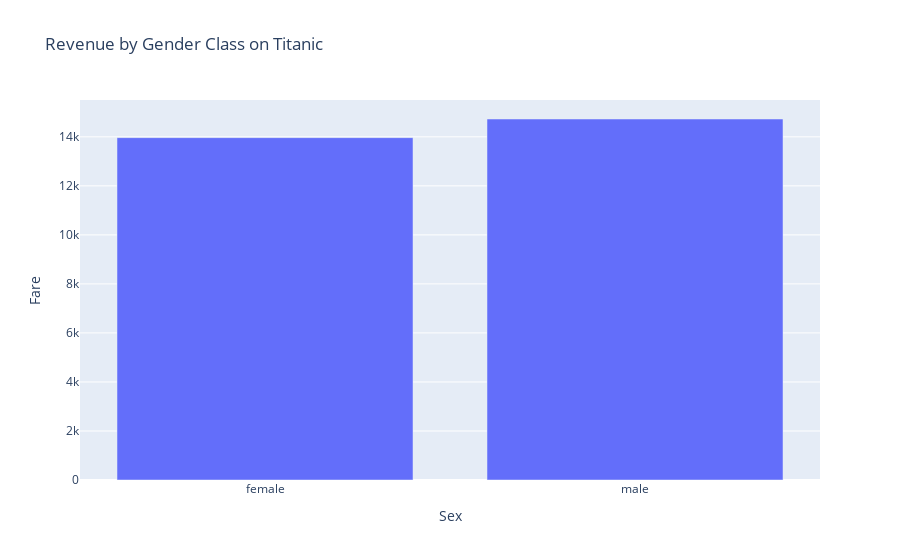

The notebook cell saved with this chart:
### Code cell
revenue_by_gender = df.groupby('Sex')['Fare'].sum().reset_index()
fig = px.bar(revenue_by_gender , x = 'Sex' , y = 'Fare',
             title='Revenue by Gender Class on Titanic',
           )

fig.show()

### Figure 1 — Plotly figure (JSON) as saved in the notebook; plotly's stock layout.template omitted (floating-point values rounded to 4 significant figures)
{"data": [{"alignmentgroup": "True", "hovertemplate": "Sex=%{x}<br>Fare=%{y}<extra></extra>", "legendgroup": "", "marker": {"color": "#636efa", "pattern": {"shape": ""}}, "name": "", "offsetgroup": "", "orientation": "v", "showlegend": false, "textposition": "auto", "type": "bar", "x": ["female", "male"], "xaxis": "x", "y": [13970.0, 14730.0], "yaxis": "y"}], "layout": {"autosize": true, "barmode": "relative", "legend": {"tracegroupgap": 0}, "title": {"text": "Revenue by Gender Class on Titanic"}, "xaxis": {"anchor": "y", "autorange": true, "domain": [0, 1], "range": [-0.5, 1.5], "title": {"text": "Sex"}, "type": "category"}, "yaxis": {"anchor": "x", "autorange": true, "domain": [0, 1], "range": [0, 15500.0], "title": {"text": "Fare"}, "type": "linear"}}}
